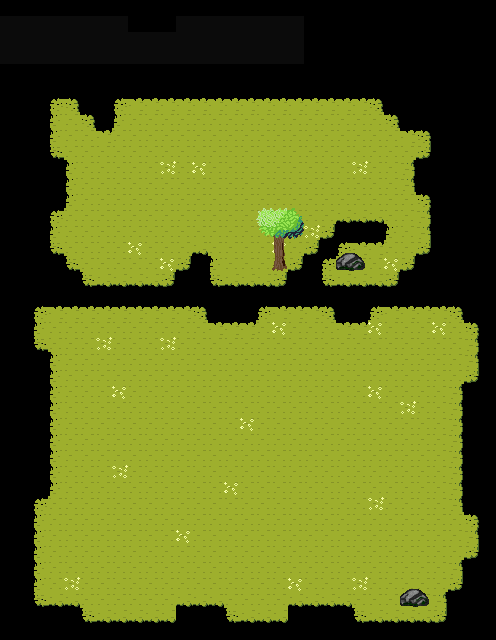

Rendered tile map (Tiled .tmx) drawn with the repository's tilesets; below, a short description and the map source with its tile grids summarised:
An orthogonal 31x40 tile map with 16x16 px tiles, 4 tile layers (Background, Floorground, Foreground, Overlap), 1 image layer and 29 objects (25x message, start, alex_topview, menu_item, titel).

<map version="1.0" tiledversion="1.0.0" orientation="orthogonal" renderorder="right-down" width="31" height="40" tilewidth="16" tileheight="16" nextobjectid="103">
 <properties>
  <property name="depth_sort" value="1" />
  <property name="music" value="ObservingTheStar.ogg" />
 </properties>
 <tileset firstgid="1" name="Tileset" tilewidth="16" tileheight="16" spacing="1" tilecount="3600" columns="60">
  <image source="../tilemap_topview.bmp" trans="c8bfe7" width="1020" height="1020" />
 </tileset>
 <imagelayer name="Background" offsetx="-16" offsety="0">
  <image source="backgrounds/back.bmp" width="320" height="320" />
 </imagelayer>
 <layer name="Background" width="31" height="40">
  <data>[1240 cells, 780 non-empty, 9 distinct tile ids]</data>
 </layer>
 <layer name="Floorground" width="31" height="40">
  <data>[1240 cells, 10 non-empty, 3 distinct tile ids]</data>
 </layer>
 <layer name="Foreground" width="31" height="40">
  <data>[1240 cells, 84 non-empty, 6 distinct tile ids]</data>
 </layer>
 <layer name="Overlap" width="31" height="40">
  <data>[1240 cells, 11 non-empty, 9 distinct tile ids]</data>
 </layer>
 <objectgroup color="#000080" name="Objects">
  <object id="49" name="start" x="-16" y="48" width="16" height="16" />
  <object id="50" name="alex_topview" x="211" y="155" width="16" height="16" />
  <object id="63" name="menu_item" x="92" y="600" width="32" height="16">
   <properties>
    <property name="global" value="intro.tmx" />
    <property name="global2" value="back" />
   </properties>
  </object>
  <object id="69" name="message" x="176" y="104" width="104" height="24">
   <properties>
    <property name="global" value="Credits" />
    <property name="global2" value="2.5" />
   </properties>
  </object>
  <object id="70" name="message" x="68" y="137" width="152" height="12">
   <properties>
    <property name="global" value="Programmed by" />
    <property name="global2" value="1.5" />
   </properties>
  </object>
  <object id="72" name="message" x="68" y="153" width="136" height="8">
   <properties>
    <property name="global" value="Ljubizki, Alexander" />
   </properties>
  </object>
  <object id="73" name="message" x="68" y="198" width="136" height="8">
   <properties>
    <property name="global" value="Ljubizki, Alexander" />
   </properties>
  </object>
  <object id="74" name="message" x="68" y="182" width="152" height="12">
   <properties>
    <property name="global" value="Graphics by" />
    <property name="global2" value="1.5" />
   </properties>
  </object>
  <object id="78" name="message" x="236" y="153" width="156" height="8">
   <properties>
    <property name="global" value="Ljubizki, Alexander" />
   </properties>
  </object>
  <object id="79" name="message" x="236" y="137" width="116" height="12">
   <properties>
    <property name="global" value="Sound by" />
    <property name="global2" value="1.5" />
   </properties>
  </object>
  <object id="80" name="message" x="236" y="165" width="156" height="8">
   <properties>
    <property name="global" value="Herrmann, Daniel(guest)" />
   </properties>
  </object>
  <object id="81" name="message" x="236" y="181" width="116" height="12">
   <properties>
    <property name="global" value="Testing by" />
    <property name="global2" value="1.5" />
   </properties>
  </object>
  <object id="82" name="message" x="236" y="197" width="156" height="8">
   <properties>
    <property name="global" value="None yet" />
   </properties>
  </object>
  <object id="84" name="message" x="68" y="210" width="164" height="8">
   <properties>
    <property name="global" value="Loeser, Bjoern(guest)" />
   </properties>
  </object>
  <object id="85" name="titel" x="82" y="28" width="16" height="16" />
  <object id="87" name="message" x="60" y="316" width="116" height="12">
   <properties>
    <property name="global" value="Music by" />
    <property name="global2" value="1.5" />
   </properties>
  </object>
  <object id="88" name="message" x="60" y="354" width="400" height="8">
   <properties>
    <property name="global" value="Joth ( Jordan ) opengameart.org" />
   </properties>
  </object>
  <object id="89" name="message" x="60" y="387" width="400" height="8">
   <properties>
    <property name="global" value="pheonton opengameart.org" />
   </properties>
  </object>
  <object id="91" name="message" x="60" y="420" width="400" height="8">
   <properties>
    <property name="global" value="Independent.nu Submitted by qubodup" />
   </properties>
  </object>
  <object id="93" name="message" x="60" y="453" width="400" height="8">
   <properties>
    <property name="global" value="DoKashiteru opengameart.org" />
   </properties>
  </object>
  <object id="94" name="message" x="60" y="487" width="400" height="8">
   <properties>
    <property name="global" value="CodeManu opengameart.org" />
   </properties>
  </object>
  <object id="95" name="message" x="72" y="503" width="272" height="8">
   <properties>
    <property name="global" value="Grasslands Theme.mp3" />
   </properties>
  </object>
  <object id="96" name="message" x="72" y="519" width="272" height="8">
   <properties>
    <property name="global" value="Dungeon Theme.mp3" />
   </properties>
  </object>
  <object id="97" name="message" x="56" y="536" width="400" height="8">
   <properties>
    <property name="global" value="Gobusto opengameart.org" />
   </properties>
  </object>
  <object id="98" name="message" x="72" y="552" width="272" height="8">
   <properties>
    <property name="global" value="pyramid2.mp3" />
   </properties>
  </object>
  <object id="99" name="message" x="71" y="468" width="272" height="8">
   <properties>
    <property name="global" value="rain_thunder_loop.mp3" />
   </properties>
  </object>
  <object id="100" name="message" x="72" y="434" width="272" height="8">
   <properties>
    <property name="global" value="atmoseerie01.mp3" />
   </properties>
  </object>
  <object id="101" name="message" x="72" y="402" width="272" height="8">
   <properties>
    <property name="global" value="one_0.mp3" />
   </properties>
  </object>
  <object id="102" name="message" x="72" y="368" width="272" height="8">
   <properties>
    <property name="global" value="Cyberpunk Moonlight Sonata.ogg" />
   </properties>
  </object>
 </objectgroup>
</map>
